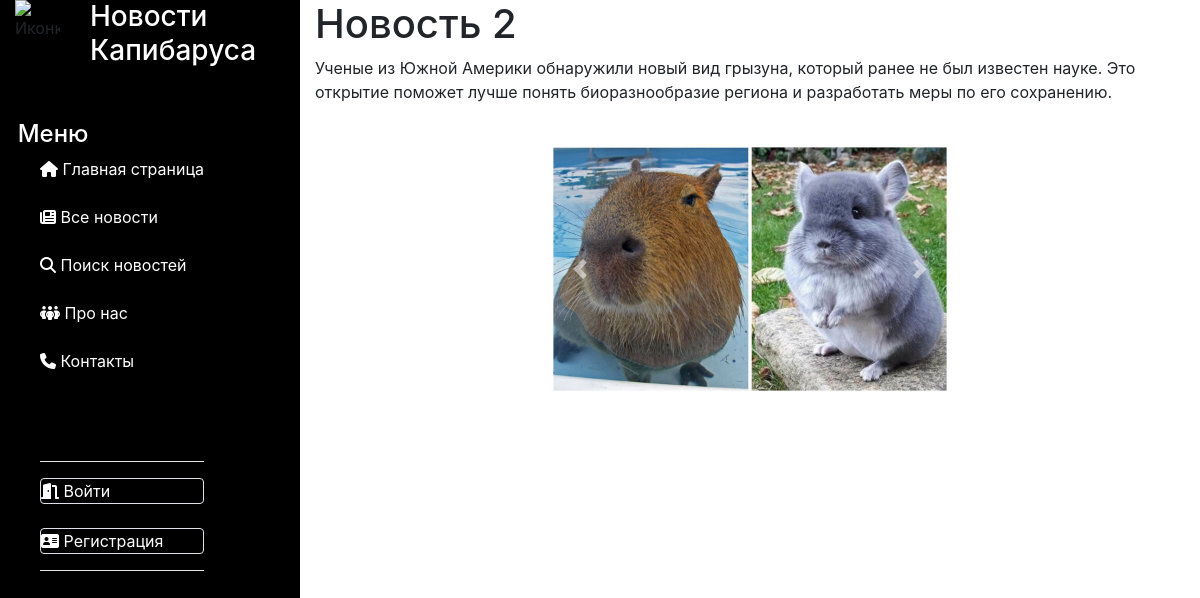
The page /news/2 on the database its author committed.
### news/models.py (models this page shows, shortened)
class Article(models.Model):
    categories = (('E', 'Economics'),
                  ('S', 'Science'),
                  ('IT', 'IT'))
    author = models.ForeignKey(User, on_delete=models.SET_NULL, null=True)
    title = models.CharField('Название', max_length=50, default='')
    anouncement = models.TextField('Аннотация', max_length=250)
    text = models.TextField('Текст новости')
    date = models.DateTimeField('Дата публикации', auto_created=True, default=datetime.datetime.now())
    category = models.CharField(choices=categories, max_length=20, verbose_name='Категории')
    tags = models.ManyToManyField(to=Tag, blank=True)
    class Meta:
        ordering = ['title', 'date']
        verbose_name = 'Новость'
        verbose_name_plural = 'Новости'

class Image(models.Model):
    article = models.ForeignKey(Article, on_delete=models.CASCADE)
    title = models.CharField(max_length=50, blank=True)
    image = models.ImageField(upload_to='article_images/')

### news/views.py (the view)
# urls.py: path('<int:id>', views.news_detail, name='news_detail'),
def news_detail(request, id):
    news = Article.objects.get(id=id)
    images = Image.objects.filter(article_id=id)
    context = {'news': news, 'images': images}
    return render(request, 'news/news_detail.html', context)

### news/templates/news/news_detail.html (shortened to what this page needs)
{% extends 'main/SideBar.html' %}
{% load static %}
{% block content %}
<link rel="stylesheet" href="https://maxcdn.bootstrapcdn.com/bootstrap/4.0.0/css/bootstrap.min.css"
>
<h1>
    {{ news.title }}
</h1>
<p>
    {{ news.text }}
</p>
<br>
{% if images %}
<div id="carouselExampleControls" class="carousel slide" data-ride="carousel">
    <div class="carousel-inner">
        {% for image in images %}
        <div class="carousel-item {% if forloop.counter == 1 %}active{% endif %}">
            <img class="d-block w-100" src="{{ image.image.url }}">
        </div>
        {% endfor %}
    </div>
    <a class="carousel-control-prev" href="#carouselExampleControls" role="button" data-slide="prev">
        <span class="carousel-control-prev-icon" aria-hidden="true"></span>
    </a>
    <a class="carousel-control-next" href="#carouselExampleControls" role="button" data-slide="next">
        <span class="carousel-control-next-icon" aria-hidden="true"></span>
    </a>
</div>
{% endif %}
{% endblock content %}

### main/static/main/css/style.css (style rules this page uses)
body { height: 100vh; }
#carouselExampleControls { width: 400px; height: auto; margin: auto; }

### rows shown on the page
Article: title "Новость 2", text "Ученые из Южной Америки обнаружили новый вид грызуна, который ранее не был известен науке. Это открытие поможет лучше понять биоразнообразие региона и разработать меры по его сохранению."
Image: image (picture)
